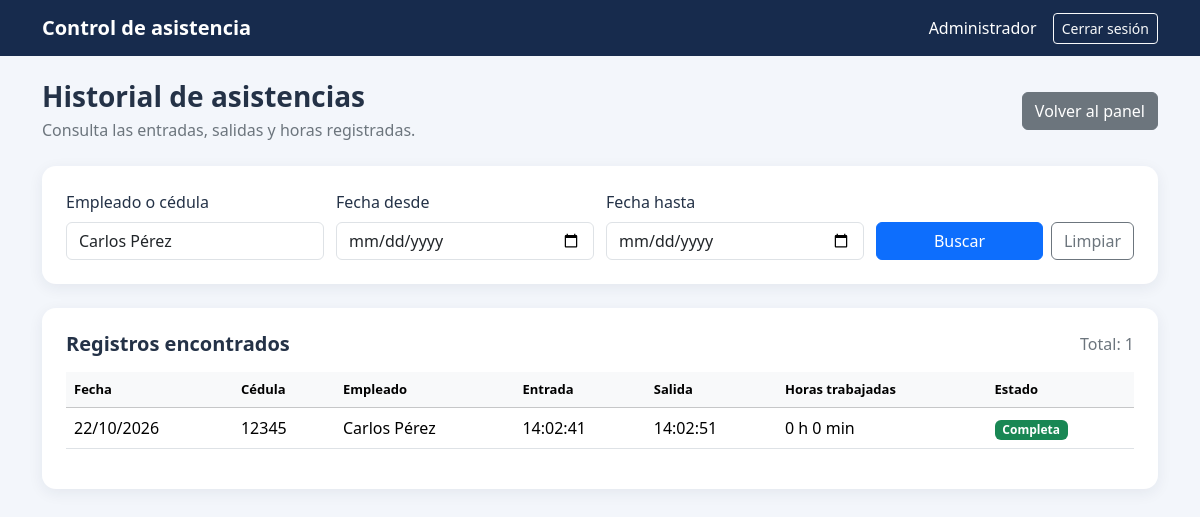
Page /admin/asistencias.php?busqueda=Carlos Pérez (signed in) on the committed database.
### tables this page shows
CREATE TABLE `asistencias` (
  `id` int(11) NOT NULL,
  `empleado_id` int(11) NOT NULL,
  `fecha` date NOT NULL,
  `hora_entrada` time DEFAULT NULL,
  `hora_salida` time DEFAULT NULL
);

CREATE TABLE `empleados` (
  `id` int(11) NOT NULL,
  `cedula` varchar(30) NOT NULL,
  `nombre` varchar(150) NOT NULL,
  `correo` varchar(150) DEFAULT NULL,
  `telefono` varchar(30) DEFAULT NULL,
  `codigo_acceso` varchar(20) NOT NULL,
  `estado` enum('Activo','Inactivo') NOT NULL DEFAULT 'Activo',
  `fecha_registro` timestamp NOT NULL DEFAULT current_timestamp()
);

### admin/asistencias.php (the view, shortened to what this page needs)
<?php
require_once "../config/database.php";
function escapar($valor) {
    return htmlspecialchars((string)($valor ?? ""), ENT_QUOTES, "UTF-8");
}
$busqueda = trim($_GET["busqueda"] ?? "");
$fechaDesde = trim($_GET["desde"] ?? "");
$fechaHasta = trim($_GET["hasta"] ?? "");
$pagina = max(1, (int)($_GET["pagina"] ?? 1));
$porPagina = 20;
$offset = ($pagina - 1) * $porPagina;
$where = [];
$params = [];
if ($busqueda !== "") {
    $where[] = "(e.nombre LIKE :nombre OR e.cedula LIKE :cedula)";
    $params[":nombre"] = "%".$busqueda."%";
    $params[":cedula"] = "%".$busqueda."%";
}
$whereSql = $where ? "WHERE ".implode(" AND ", $where) : "";
try {
    $sqlTotal = "SELECT COUNT(*)
                 FROM asistencias a
                 INNER JOIN empleados e ON e.id = a.empleado_id
                 $whereSql";
    $stmtTotal = $conexion->prepare($sqlTotal);
    $stmtTotal->execute($params);
    $totalRegistros = (int)$stmtTotal->fetchColumn();
    $sql = "SELECT
                a.id,
                e.cedula,
                e.nombre,
                a.fecha,
                a.hora_entrada,
                a.hora_salida,
                CASE
                    WHEN a.hora_entrada IS NOT NULL
                     AND a.hora_salida IS NOT NULL
                    THEN TIMESTAMPDIFF(
                        MINUTE,
                        CONCAT(a.fecha, ' ', a.hora_entrada),
                        CONCAT(a.fecha, ' ', a.hora_salida)
                    )
                    ELSE NULL
                END AS minutos_trabajados
            FROM asistencias a
            INNER JOIN empleados e ON e.id = a.empleado_id
            $whereSql
            ORDER BY a.fecha DESC, a.hora_entrada DESC
            LIMIT $porPagina OFFSET $offset";
    $stmt = $conexion->prepare($sql);
    $stmt->execute($params);
    $asistencias = $stmt->fetchAll();
} catch (PDOException $e) {
    error_log($e->getMessage());
    exit("No fue posible consultar el historial. Revisa la conexión y la estructura de la base de datos.");
}
$nombreAdmin = $_SESSION["admin_nombre"] ?? "Administrador";
?>
<!DOCTYPE html>
<html lang="es">
<head>
    <link
        href="https://cdn.jsdelivr.net/npm/bootstrap@5.3.3/dist/css/bootstrap.min.css"
        rel="stylesheet"
    >
    <link rel="stylesheet" href="../css/asistencias.css">
</head>
<body>
<nav class="navbar navbar-dark">
    <div class="container">
        <a href="index.php" class="navbar-brand fw-semibold">
            Control de asistencia
        </a>
        <div class="d-flex align-items-center gap-3">
            <span class="text-white d-none d-md-inline">
                <?= escapar($nombreAdmin) ?>
            </span>
            <a href="../logout.php" class="btn btn-outline-light btn-sm">
                Cerrar sesión
            </a>
        </div>
    </div>
</nav>
<main class="container py-4">
    <div class="d-flex flex-wrap justify-content-between align-items-center gap-2 mb-4">
        <div>
            <h1 class="h3 fw-bold mb-1">Historial de asistencias</h1>
            <p class="text-secondary mb-0">
                Consulta las entradas, salidas y horas registradas.
            </p>
        </div>
        <a href="index.php" class="btn btn-secondary">
            Volver al panel
        </a>
    </div>
    <section class="panel p-3 p-md-4 mb-4">
        <form method="GET" action="asistencias.php">
            <div class="filters">
                <div>
                    <label for="busqueda" class="form-label">
                        Empleado o cédula
                    </label>
                    <input
                        type="text"
                        id="busqueda"
                        name="busqueda"
                        class="form-control"
                        placeholder="Buscar empleado"
                        value="<?= escapar($busqueda) ?>"
                    >
                </div>
                <div>
                    <label for="desde" class="form-label">Fecha desde</label>
                    <input
                        type="date"
                        id="desde"
                        name="desde"
                        class="form-control"
                        value="<?= escapar($fechaDesde) ?>"
                    >
                </div>
                <div>
                    <label for="hasta" class="form-label">Fecha hasta</label>
                    <input
                        type="date"
                        id="hasta"
                        name="hasta"
                        class="form-control"
                        value="<?= escapar($fechaHasta) ?>"
                    >
                </div>
                <div class="d-flex align-items-end gap-2">
                    <button type="submit" class="btn btn-primary flex-grow-1">
                        Buscar
                    </button>
                    <a href="asistencias.php" class="btn btn-outline-secondary">
                        Limpiar
                    </a>
                </div>
            </div>
        </form>
    </section>
    <section class="panel p-3 p-md-4">
        <div class="d-flex flex-wrap justify-content-between gap-2 mb-3">
            <h2 class="h5 fw-bold mb-0">Registros encontrados</h2>
            <span class="text-secondary">
                Total: <?= $totalRegistros ?>
            </span>
        </div>
        <div class="table-responsive">
            <table class="table table-hover align-middle">
                <thead class="table-light">
                    <tr>
                        <th>Fecha</th>
                        <th>Cédula</th>
                        <th>Empleado</th>
                        <th>Entrada</th>
                        <th>Salida</th>
                        <th>Horas trabajadas</th>
                        <th>Estado</th>
                    </tr>
                </thead>
                <tbody>
                <?php if (!$asistencias): ?>
                    <tr>
                        <td colspan="7" class="text-center text-secondary py-4">
                            No se encontraron registros de asistencia.
                        </td>
                    </tr>
                <?php else: ?>
                    <?php foreach ($asistencias as $a): ?>
                        <?php
                        $minutos = $a["minutos_trabajados"];
                        $horasTexto = "—";
                        if ($minutos !== null && (int)$minutos >= 0) {
                            $minutos = (int)$minutos;
                            $horasTexto = intdiv($minutos, 60)
                                ." h ".($minutos % 60)." min";
                        }
                        if (empty($a["hora_entrada"])) {
                            $estado = "Sin entrada";
                            $clase = "secondary";
                        } elseif (empty($a["hora_salida"])) {
                            $estado = "En jornada";
                            $clase = "warning";
                        } else {
                            $estado = "Completa";
                            $clase = "success";
                        }
                        ?>
                        <tr>
                            <td><?= escapar(date("d/m/Y", strtotime($a["fecha"]))) ?></td>
                            <td><?= escapar($a["cedula"]) ?></td>
                            <td><?= escapar($a["nombre"]) ?></td>
                            <td><?= escapar($a["hora_entrada"] ?: "—") ?></td>
                            <td><?= escapar($a["hora_salida"] ?: "—") ?></td>
                            <td><?= escapar($horasTexto) ?></td>
                            <td>
                                <span class="badge text-bg-<?= $clase ?>">
                                    <?= escapar($estado) ?>
                                </span>
                            </td>
                        </tr>
                    <?php endforeach; ?>
                <?php endif; ?>
                </tbody>
            </table>
        </div>
    </section>
</main>
</body>
</html>

### css/asistencias.css (style rules this page uses)
body { background: #f3f6fb; color: #243247; }
.navbar { background: #172b4d; }
.panel { background: white; border: 0; border-radius: 14px; box-shadow: 0 4px 15px rgba(25,45,75,.07); }
.table th { white-space: nowrap; font-size: 13px; }
.table td { vertical-align: middle; }
.filters { display: grid; grid-template-columns: repeat(4, minmax(0, 1fr)); gap: 12px; }

### rows in the picture
asistencias: fecha "22/10/2026", empleado.cedula "12345", empleado.nombre "Carlos Pérez", hora_entrada "14:02:41", hora_salida "14:02:51", horasTexto "0 h 0 min", escapar($estado) "Completa"

### other values in the picture
escapar($nombreAdmin) "Administrador"
$totalRegistros "1"
